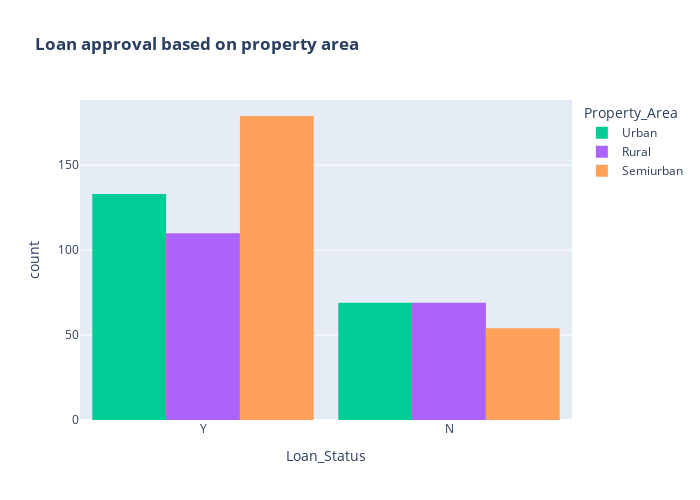

Notebook code for this chart:
### Code cell
color_map = {"Y": "#FF97FF", "N": "#AB63FA"}
fig = px.histogram(train, x="Loan_Status", color="Property_Area", barmode="group", title="<b>Loan approval based on property area</b>", color_discrete_map=color_map)
fig.update_layout(width=700, height=500, bargap=0.1)
fig.show()

### Figure 1 — Plotly figure (JSON) as saved in the notebook; plotly's stock layout.template omitted (floating-point values rounded to 4 significant figures; data arrays with more than 128 entries replaced by an {"elided": "..."} marker saying what was removed)
{"data": [{"alignmentgroup": "True", "bingroup": "x", "hovertemplate": "Property_Area=Urban<br>Loan_Status=%{x}<br>count=%{y}<extra></extra>", "legendgroup": "Urban", "marker": {"color": "#00cc96"}, "name": "Urban", "offsetgroup": "Urban", "orientation": "v", "showlegend": true, "type": "histogram", "x": {"elided": "202 str values"}, "xaxis": "x", "yaxis": "y"}, {"alignmentgroup": "True", "bingroup": "x", "hovertemplate": "Property_Area=Rural<br>Loan_Status=%{x}<br>count=%{y}<extra></extra>", "legendgroup": "Rural", "marker": {"color": "#ab63fa"}, "name": "Rural", "offsetgroup": "Rural", "orientation": "v", "showlegend": true, "type": "histogram", "x": {"elided": "179 str values"}, "xaxis": "x", "yaxis": "y"}, {"alignmentgroup": "True", "bingroup": "x", "hovertemplate": "Property_Area=Semiurban<br>Loan_Status=%{x}<br>count=%{y}<extra></extra>", "legendgroup": "Semiurban", "marker": {"color": "#FFA15A"}, "name": "Semiurban", "offsetgroup": "Semiurban", "orientation": "v", "showlegend": true, "type": "histogram", "x": {"elided": "233 str values"}, "xaxis": "x", "yaxis": "y"}], "layout": {"bargap": 0.1, "barmode": "group", "height": 500, "legend": {"title": {"text": "Property_Area"}, "tracegroupgap": 0}, "title": {"text": "<b>Loan approval based on property area</b>"}, "width": 700, "xaxis": {"anchor": "y", "domain": [0, 1], "title": {"text": "Loan_Status"}}, "yaxis": {"anchor": "x", "domain": [0, 1], "title": {"text": "count"}}}}
